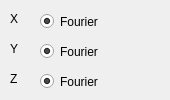
        <widget class="QWidget" name="page">
         <widget class="QLabel" name="label_24">
          <property name="geometry">
           <rect>
            <x>10</x>
            <y>10</y>
            <width>16</width>
            <height>17</height>
           </rect>
          </property>
          <property name="text">
           <string>X</string>
          </property>
         </widget>
         <widget class="QLabel" name="label_47">
          <property name="geometry">
           <rect>
            <x>10</x>
            <y>40</y>
            <width>21</width>
            <height>17</height>
           </rect>
          </property>
          <property name="text">
           <string>Y</string>
          </property>
         </widget>
         <widget class="QLabel" name="label_55">
          <property name="geometry">
           <rect>
            <x>10</x>
            <y>70</y>
            <width>16</width>
            <height>17</height>
           </rect>
          </property>
          <property name="text">
           <string>Z</string>
          </property>
         </widget>
         <widget class="QWidget" name="widget_5" native="true">
          <property name="geometry">
           <rect>
            <x>40</x>
            <y>10</y>
            <width>121</width>
            <height>21</height>
           </rect>
          </property>
          <widget class="QRadioButton" name="radioButton_3">
           <property name="geometry">
            <rect>
             <x>0</x>
             <y>0</y>
             <width>112</width>
             <height>23</height>
            </rect>
           </property>
           <property name="text">
            <string>Fourier</string>
           </property>
           <property name="checked">
            <bool>true</bool>
           </property>
          </widget>
         </widget>
         <widget class="QWidget" name="widget_6" native="true">
          <property name="geometry">
           <rect>
            <x>40</x>
            <y>40</y>
            <width>121</width>
            <height>21</height>
           </rect>
          </property>
          <widget class="QRadioButton" name="radioButton_4">
           <property name="geometry">
            <rect>
             <x>0</x>
             <y>0</y>
             <width>112</width>
             <height>23</height>
            </rect>
           </property>
           <property name="text">
            <string>Fourier</string>
           </property>
           <property name="checked">
            <bool>true</bool>
           </property>
          </widget>
         </widget>
         <widget class="QWidget" name="widget_7" native="true">
          <property name="geometry">
           <rect>
            <x>40</x>
            <y>70</y>
            <width>120</width>
            <height>21</height>
           </rect>
          </property>
          <widget class="QRadioButton" name="radioButton_5">
           <property name="geometry">
            <rect>
             <x>0</x>
             <y>0</y>
             <width>112</width>
             <height>23</height>
            </rect>
           </property>
           <property name="text">
            <string>Fourier</string>
           </property>
           <property name="checked">
            <bool>true</bool>
           </property>
          </widget>
         </widget>
        </widget>
